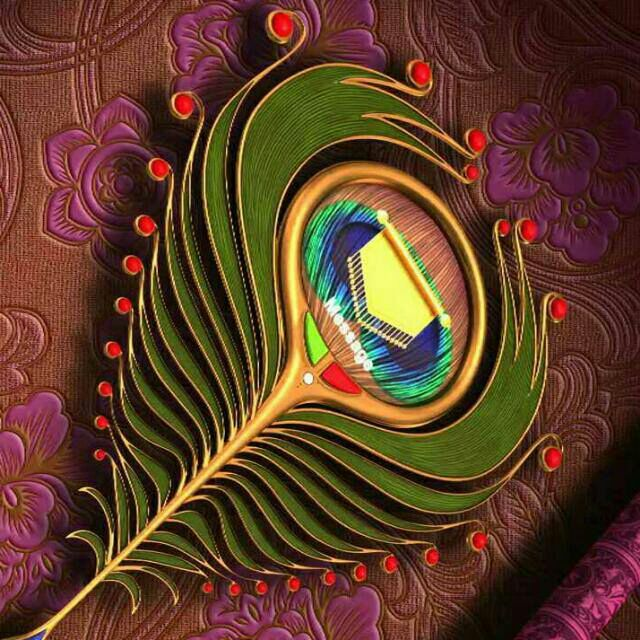
#> input picture 2_numpy/god.jpg, 640 x 640 px
$ python 4_readImgUseingNumpy.py
#> lines starting #> are read from the running program, lines starting #| are printed output that depends on the picture; after the words box and inside, x2 and y2 are one past the last pixel; in counts of white or black regions, pixels touching at a corner belong together
# -*- coding: utf-8 -*-
"""
Created on Sat May  1 00:04:11 2021

@author: Aksh
"""


import numpy as np

#for import img
from skimage import io

god_img = io.imread('god.jpg')
#> god_img is the input picture: shape (640, 640, 3); mean R, G, B 95.2, 61.7, 39.9
print(god_img)
#> (printed output is left out)
print(god_img.ndim)
#| 3
print(god_img.shape)
#| (640, 640, 3)
#(640,640,3) ---> 3 means it's a color img R G B, and dimension is 640 x 640

#pixel value of every img is 0 to 255
#min and max pixel value
print(god_img.min(),god_img.max())
#| 0 255


#how to generate rendom img
import matplotlib.pyplot as plt
rand_img = np.random.random([500,500])

#rand_img dimension is 500 x 500
plt.imshow(rand_img)
plt.savefig('myRandImg.jpg')

#god_img dimension is 640 x 640
plt.imshow(god_img)
plt.savefig('godimg.jpg')

dark_img = god_img * 0.5
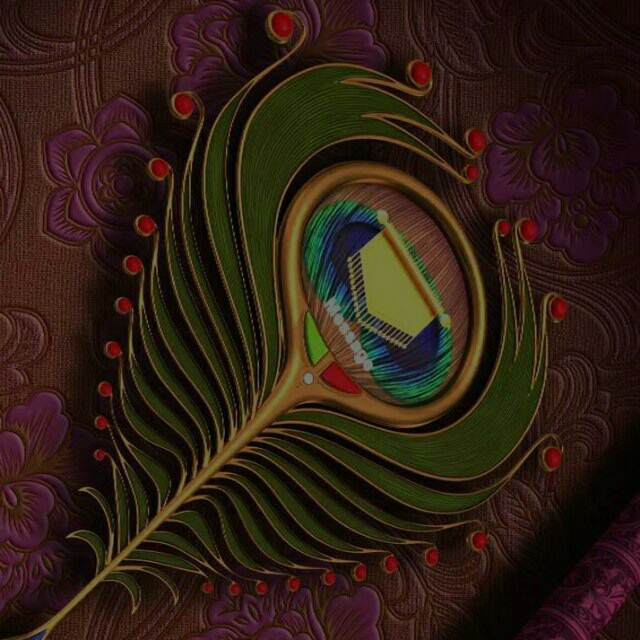
#> dark_img: shape (640, 640, 3) float64; mean R, G, B 47.6, 30.9, 20
plt.imshow(dark_img)
plt.savefig('darkImg.jpg')


#make blue img [R,G,B] = [0.,0.,1.]
blue_img = god_img * [0.,0.,1.]
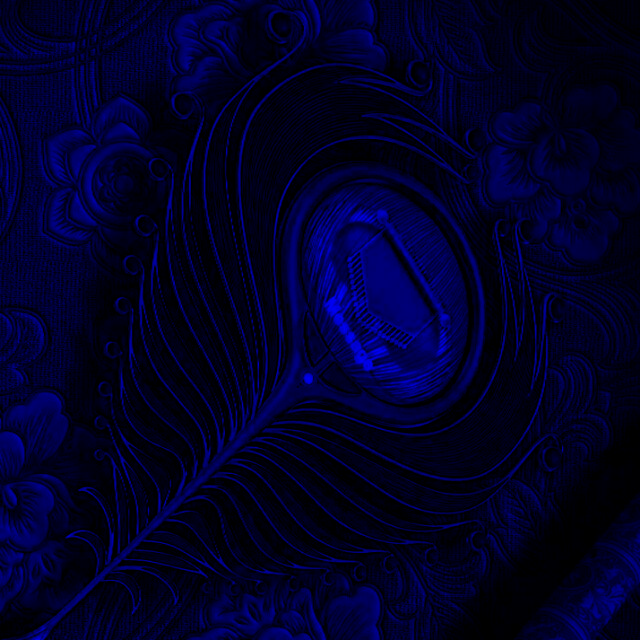
#> blue_img: shape (640, 640, 3) float64; mean R, G, B 0, 0, 39.9
plt.imshow(blue_img)
plt.savefig('blueimg.jpg')
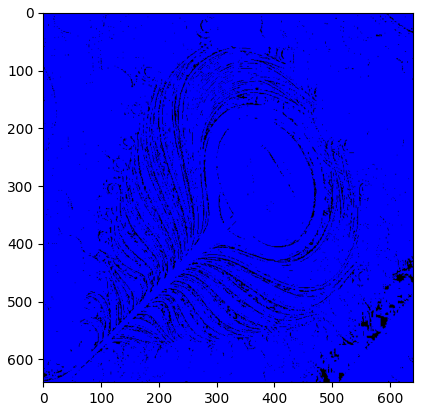
#> figure drawn by matplotlib, 1 panel


#you can change some portion color of your img
#in my case i change 50th row to 300row and 50th coulmn to 300th column change color and make as green
#god_img[row,column,color]
god_img[50:300,30:300,:] = [0,255,0]
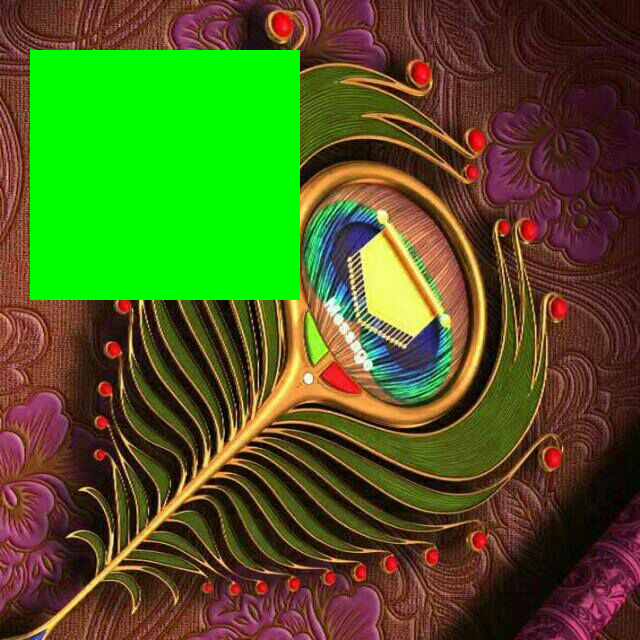
#> god_img: shape (640, 640, 3); 16.48% of pixels changed, all inside (x1, y1, x2, y2) = (30, 50, 300, 300)
plt.imshow(god_img)
plt.savefig('greenportion.jpg')
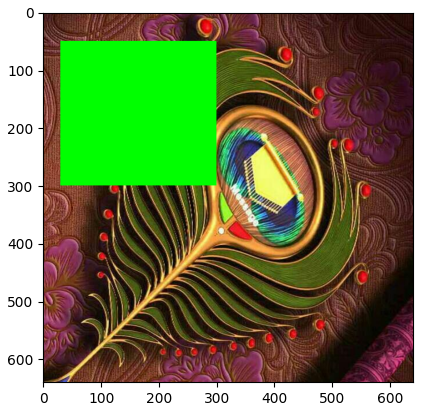
#> figure drawn by matplotlib, 1 panel

#case 2 multi color
god_img[50:300,0:300,:] = [255,0,0] #red
god_img[300:400,300:400,:] = [0,255,0] #green
god_img[400:600,0:300,:] = [0,0,255] #blue
god_img[50:300,400:600,:] = [128,0,128] #purple
god_img[400:600,400:600,:] = [255,255,255] #white
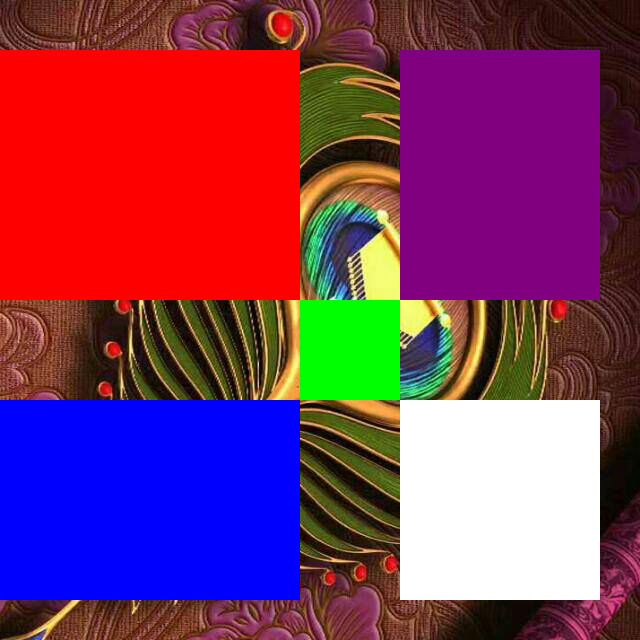
#> god_img: shape (640, 640, 3); mean R, G, B 126.6, 57.2, 95
plt.imshow(god_img)
plt.savefig('multicolor.jpg')
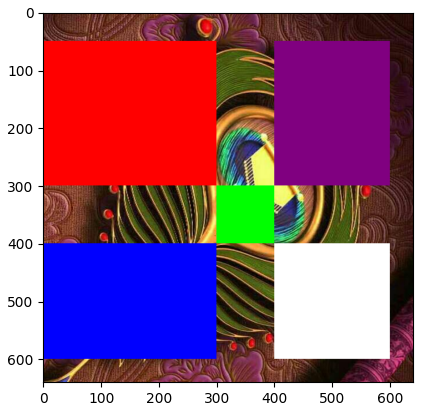
#> figure drawn by matplotlib, 1 panel
